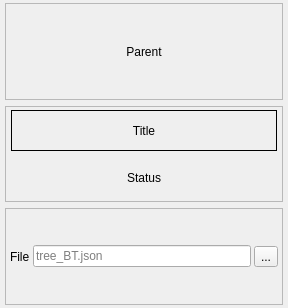
<?xml version="1.0" encoding="UTF-8"?>
<ui version="4.0">
 <class>SubTreeNode</class>
 <widget class="QWidget" name="SubTreeNode">
  <property name="geometry">
   <rect>
    <x>0</x>
    <y>0</y>
    <width>288</width>
    <height>308</height>
   </rect>
  </property>
  <property name="sizePolicy">
   <sizepolicy hsizetype="Fixed" vsizetype="Fixed">
    <horstretch>0</horstretch>
    <verstretch>0</verstretch>
   </sizepolicy>
  </property>
  <property name="windowTitle">
   <string>Sub-Tree</string>
  </property>
  <layout class="QVBoxLayout" name="verticalLayout_2">
   <property name="leftMargin">
    <number>5</number>
   </property>
   <property name="topMargin">
    <number>3</number>
   </property>
   <property name="rightMargin">
    <number>5</number>
   </property>
   <property name="bottomMargin">
    <number>3</number>
   </property>
   <item>
    <widget class="QFrame" name="FrameParent">
     <property name="frameShape">
      <enum>QFrame::Shape::StyledPanel</enum>
     </property>
     <property name="frameShadow">
      <enum>QFrame::Shadow::Raised</enum>
     </property>
     <layout class="QVBoxLayout" name="verticalLayout_3">
      <property name="leftMargin">
       <number>5</number>
      </property>
      <property name="topMargin">
       <number>3</number>
      </property>
      <property name="rightMargin">
       <number>5</number>
      </property>
      <property name="bottomMargin">
       <number>3</number>
      </property>
      <item>
       <widget class="QLabel" name="ParentConnection">
        <property name="text">
         <string>Parent</string>
        </property>
        <property name="alignment">
         <set>Qt::AlignmentFlag::AlignCenter</set>
        </property>
       </widget>
      </item>
     </layout>
    </widget>
   </item>
   <item>
    <widget class="QFrame" name="FrameStatus">
     <property name="frameShape">
      <enum>QFrame::Shape::StyledPanel</enum>
     </property>
     <property name="frameShadow">
      <enum>QFrame::Shadow::Raised</enum>
     </property>
     <layout class="QVBoxLayout" name="verticalLayout">
      <property name="leftMargin">
       <number>5</number>
      </property>
      <property name="topMargin">
       <number>3</number>
      </property>
      <property name="rightMargin">
       <number>5</number>
      </property>
      <property name="bottomMargin">
       <number>3</number>
      </property>
      <item>
       <widget class="QLabel" name="Title">
        <property name="frameShape">
         <enum>QFrame::Shape::Box</enum>
        </property>
        <property name="text">
         <string>Title</string>
        </property>
        <property name="alignment">
         <set>Qt::AlignmentFlag::AlignCenter</set>
        </property>
       </widget>
      </item>
      <item>
       <widget class="QLabel" name="Status">
        <property name="text">
         <string>Status</string>
        </property>
        <property name="alignment">
         <set>Qt::AlignmentFlag::AlignCenter</set>
        </property>
       </widget>
      </item>
     </layout>
    </widget>
   </item>
   <item>
    <widget class="QFrame" name="FrameSubTree">
     <property name="frameShape">
      <enum>QFrame::Shape::StyledPanel</enum>
     </property>
     <property name="frameShadow">
      <enum>QFrame::Shadow::Raised</enum>
     </property>
     <layout class="QHBoxLayout" name="layoutSubTree">
      <property name="spacing">
       <number>3</number>
      </property>
      <property name="leftMargin">
       <number>4</number>
      </property>
      <property name="topMargin">
       <number>3</number>
      </property>
      <property name="rightMargin">
       <number>4</number>
      </property>
      <property name="bottomMargin">
       <number>3</number>
      </property>
      <item>
       <widget class="QLabel" name="SubTreeFileLabel">
        <property name="text">
         <string>File</string>
        </property>
       </widget>
      </item>
      <item>
       <widget class="QLineEdit" name="SubTreeFile">
        <property name="minimumSize">
         <size>
          <width>150</width>
          <height>0</height>
         </size>
        </property>
        <property name="placeholderText">
         <string>tree_BT.json</string>
        </property>
       </widget>
      </item>
      <item>
       <widget class="QToolButton" name="BrowseSubTree">
        <property name="toolTip">
         <string>Choose the behavior tree file to run</string>
        </property>
        <property name="text">
         <string>...</string>
        </property>
       </widget>
      </item>
     </layout>
    </widget>
   </item>
  </layout>
 </widget>
 <resources/>
 <connections/>
</ui>
